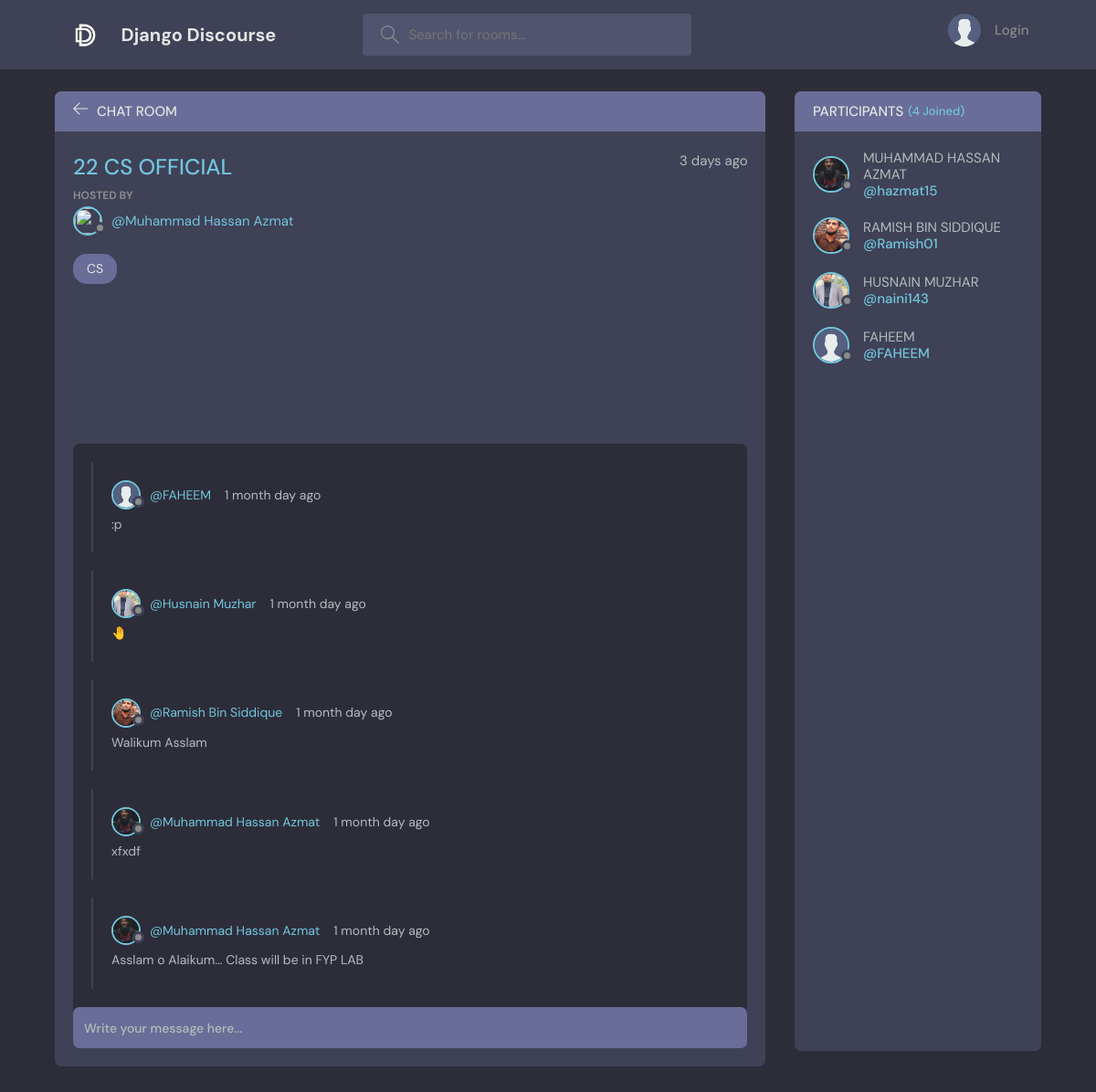
Before: /room/6/ with the older database file.
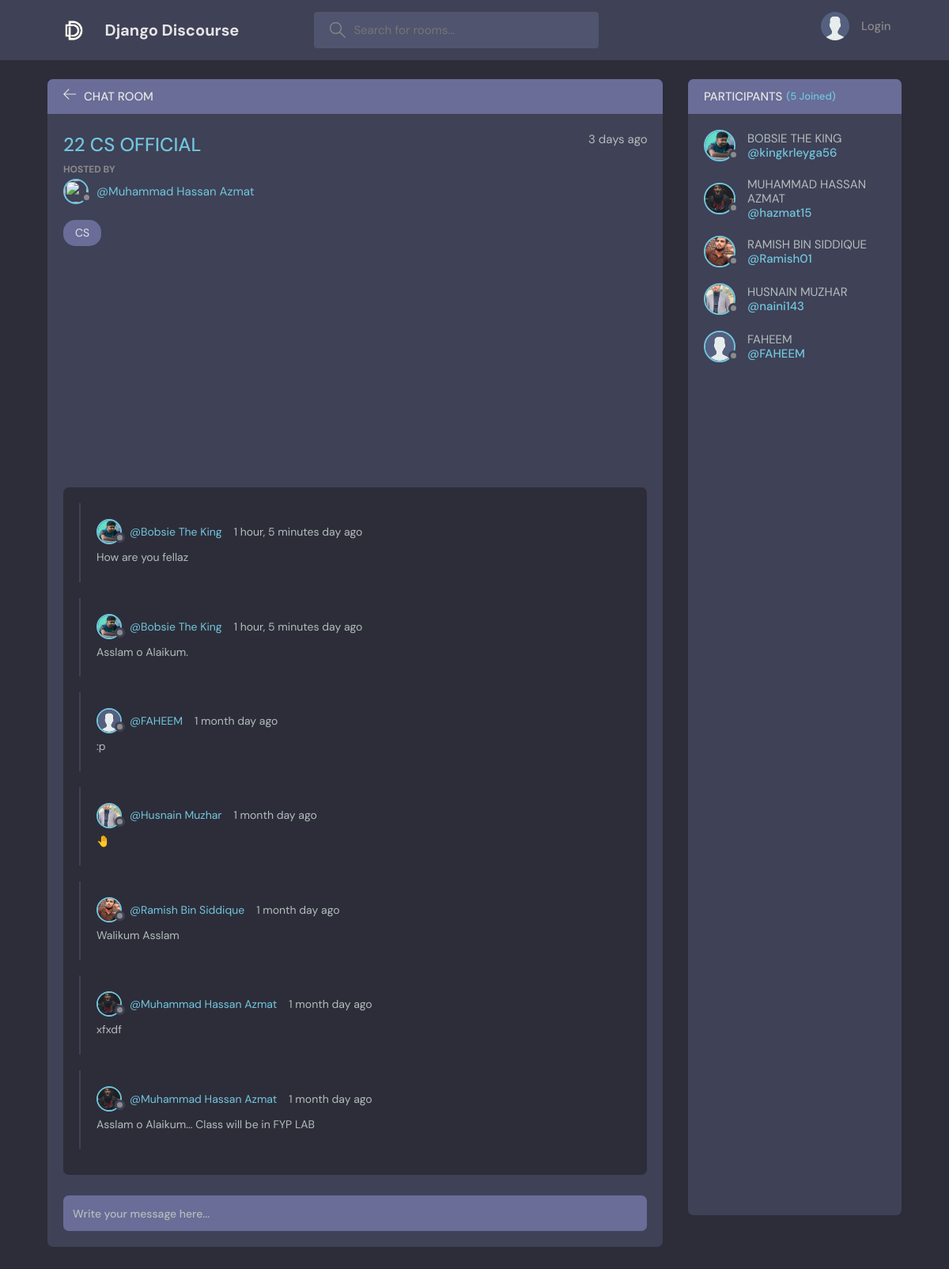
After: the same page with the newer database file.
### chat/models.py (models this page shows)
class Message(models.Model):
    user = models.ForeignKey(User,on_delete=models.CASCADE)
    room = models.ForeignKey(Room,on_delete=models.CASCADE)
    message = models.TextField()
    updated = models.DateTimeField(auto_now=True)
    created = models.DateTimeField(auto_now_add=True)
    def __str__(self):
        return self.message

class User(AbstractUser):
    name = models.CharField(max_length=200,null=True)
    email = models.EmailField(unique=True,null=True)
    bio = models.TextField(null=True)
    avatar = models.ImageField(null=True,default="avatar.svg")
    USERNAME_FIELD = 'email'
    REQUIRED_FIELDS = []

### chat/views.py (the view, shortened to what this page needs)
# urls.py: path('room/<str:pk>/',views.room,name="room"),
def room(request,pk):
    room = Room.objects.get(id=pk)
    chats = room.message_set.all().order_by('-created')
    participants = room.participants.all()
    context = {'room' : room,'page' : room.name,'chats':chats,'participants': participants}
    return render(request,'chat/room.html',context)

### chat/models.py (called while the page is built)
    def __str__(self):
        return self.topic

### chat/templates/chat/room.html (shortened to what this page needs)
{% extends "base.html" %}
{% block content %}
    <main class="profile-page layout layout--2">
      <div class="container">
        <div class="room">
          <div class="room__top">
            <div class="room__topLeft">
              <a href="{% url 'room' room.id %}">
                <svg version="1.1" xmlns="http://www.w3.org/2000/svg" width="32" height="32" viewBox="0 0 32 32">
                  <title>arrow-left</title>
                  <path
                    d="M13.723 2.286l-13.723 13.714 13.719 13.714 1.616-1.611-10.96-10.96h27.625v-2.286h-27.625l10.965-10.965-1.616-1.607z"
                  ></path>
                </svg>
              </a>
              <h3>Chat Room</h3>
            </div>
          </div>
          <div class="room__box scroll">
            <div class="room__header scroll">
              <div class="room__info">
                <h3>{{room.name}}</h3>
                <span>3 days ago</span>
              </div>
              <div class="room__hosted">
                <p>Hosted By</p>
                <a href="{% url 'userprofile' room.host.id %}" class="room__author">
                  <div class="avatar avatar--small">
                    <img src="{{user.avatar.url}}" />
                  </div>
                  <span>@{{room.host.name}}</span>
                </a>
              </div>
              <span class="room__topics">{{room.topic}}</span>
            </div>
            <div class="room__conversation">
              <div class="threads scroll">
                {% for chat in chats %}
                <div class="thread">
                  <div class="thread__top">
                    <div class="thread__author">
                      <a href="{% url 'userprofile' user.id %}" class="thread__authorInfo">
                        <div class="avatar avatar--small">
                          <img src="{{chat.user.avatar.url}}" />
                        </div>
                        <span>@{{chat.user.name}}</span>
                      </a>
                      <span class="thread__date">{{chat.created|timesince}} day ago</span>
                    </div>
                  </div>
                  <div class="thread__details">
                    {{chat}}
                  </div>
                </div>
                {% endfor %}
              </div>
            </div>
          </div>
          <div class="room__message">
            <form method="POST" action="">
              <input name="message_body" placeholder="Write your message here..." />
            </form>
          </div>
        </div>
        <div class="participants">
          <h3 class="participants__top">Participants <span>({{participants.count}} Joined)</span></h3>
          <div class="participants__list scroll">
            {% for user in participants %}
            <a href="{% url 'userprofile' user.id %}" class="participant">
              <div class="avatar avatar--medium">
                <img src="{{user.avatar.url}}" />
              </div>
              <p style="text-transform: uppercase;">
                {{user.name}}
                <span style="text-transform: none;">@{{user.username}}</span>
              </p>
            </a>
            {% endfor %}
          </div>
        </div>
      </div>
    </main>
    {% endblock %}

Changed rows visible on the page:
added Message: user.avatar (picture), user.name "Bobsie The King", created "1 hour, 5 minutes", message "How are you fellaz"
added Message: user.avatar (picture), user.name "Bobsie The King", created "1 hour, 5 minutes", message "Asslam o Alaikum."
now on this page (row edited): User: avatar (picture), name "BOBSIE THE KING", username "kingkrleyga56"
Other visible differences:
{{ participants.count }}: "4" → "5"
